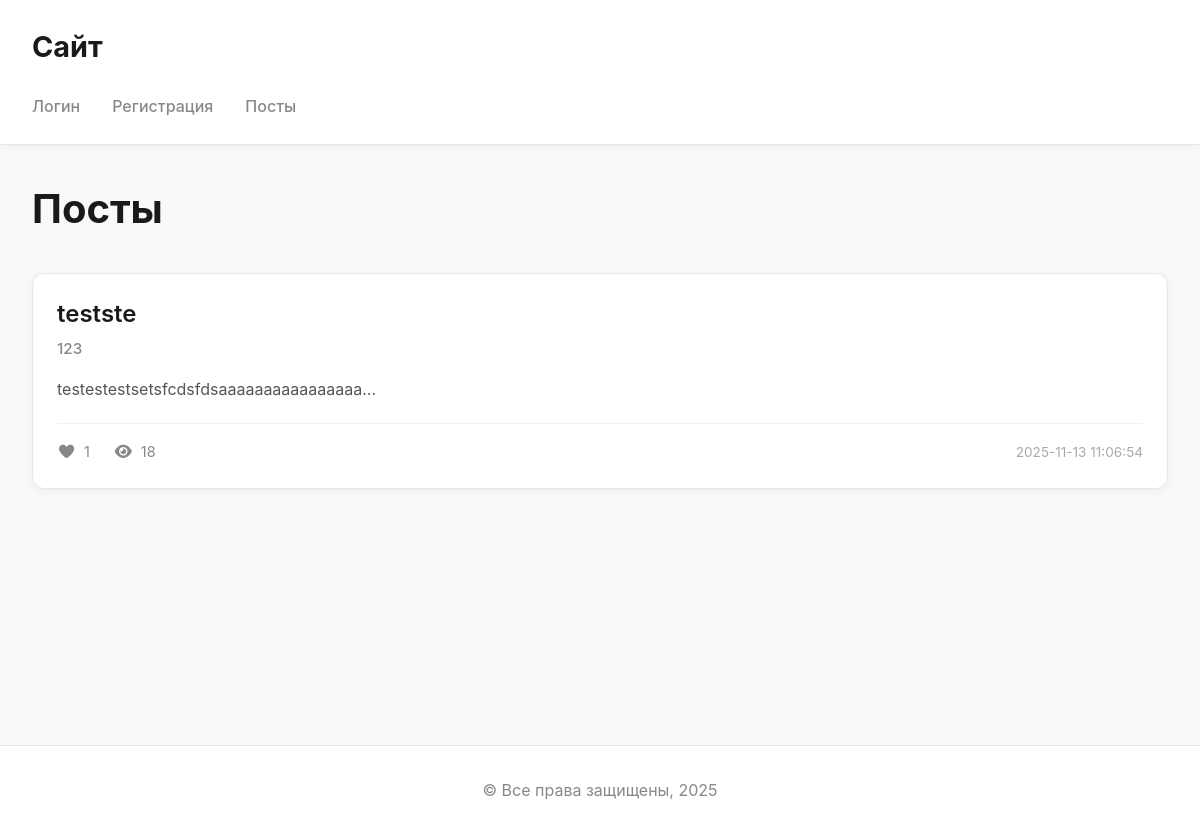
The app's page /posts/, older data.
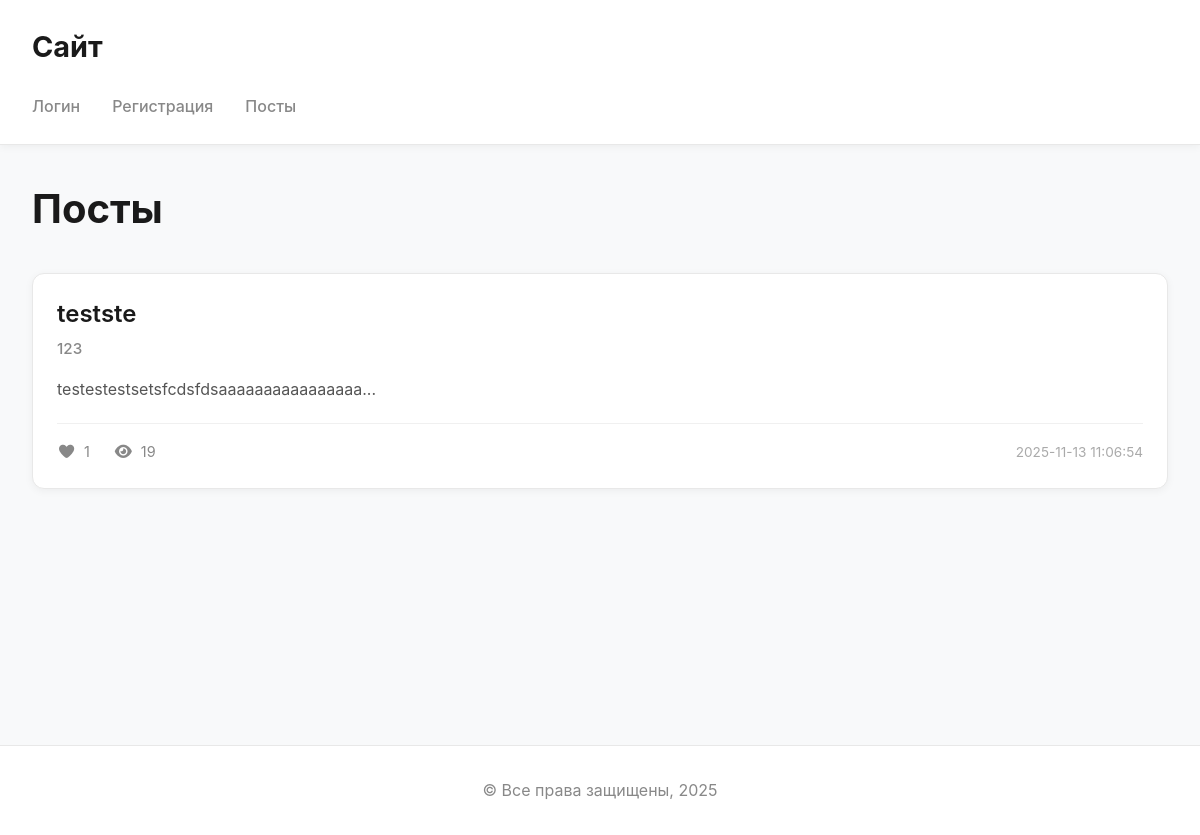
The same page, newer data.
### tables this page shows
CREATE TABLE posts (
            id INTEGER PRIMARY KEY AUTOINCREMENT,
            title TEXT NOT NULL,
            content TEXT NOT NULL,
            views INTEGER DEFAULT 0,
            likes INTEGER DEFAULT 0,
            created_at TIMESTAMP DEFAULT CURRENT_TIMESTAMP,
            updated_at TIMESTAMP DEFAULT CURRENT_TIMESTAMP,
            author_id INTEGER,
            FOREIGN KEY(author_id) REFERENCES users(id) ON DELETE SET NULL
            );

CREATE TABLE users (
                id INTEGER PRIMARY KEY AUTOINCREMENT,
                name VARCHAR(100) NOT NULL,
                age INTEGER,
                email VARCHAR(255) NOT NULL UNIQUE,
                password TEXT NOT NULL
            );

### controllers/posts.py (the view)
    def index(self):
        conn = self.get_db()
        model = Post(conn)
        items = model.all()
        return render_template("posts/index.html", title="Посты", items=items)

### app.py (called while the page is built)
@app.before_request
def load_user():
    auth_controller.load_user()

### app_core/app.py (called while the page is built)
    def open_db(self):
        if "_db" not in g:
            g._db = sqlite3.connect(self.db_path)
            g._db.row_factory = sqlite3.Row

    def get_db(self):
        return g._db

### controllers/auth.py (called while the page is built, shortened)
    def load_user(self):
        g.user = None
        sid = request.cookies.get(COOKIE_NAME)
        return redirect(url_for('posts.index'))

### models/post.py (called while the page is built)
    def all(self):
        cur = self.conn.execute(
            """
            SELECT posts.id,
                   posts.title,
                   posts.content,
                   posts.views,
                   posts.likes,
                   posts.created_at,
                   posts.updated_at,
                   posts.author_id,
                   users.name
            FROM posts
                     JOIN users ON users.id = posts.author_id
            """,
        )
        return [dict(r) for r in cur.fetchall()]

### templates/posts/index.html (shortened to what this page needs)
{% extends "base.html" %}
{% block content %}
    <h1>{{ title }}</h1>
    {% if items %}
        {% for post in items %}
            <article class="post-card">
                <div class="post-card-header">
                    <h2>
                        <a href="{{ url_for('posts.show', post_id=post['id']) }}">{{ post['title'] }}</a>
                    </h2>
                    <h3>
                        <a href="{{ url_for('auth.profile', user_id=post['author_id']) }}">
                            {{ post['name'] }}</a>
                    </h3>
                </div>
                <div class="post-card-preview">
                    {{ post['content'][:100] }}...
                </div>
                <div class="post-card-bottom">
                    <div class="post-card-bottom-left">
                        <span><i class="fa-solid fa-heart"></i>{{ post['likes'] }}</span>
                        <span><i class="fa-solid fa-eye"></i>{{ post['views'] }}</span>
                    </div>
                    <div class="post-card-bottom-right">
                    <span>
                        {{ post['created_at'] if post['created_at'] else "неизв." }}
                    </span>
                    </div>
                </div>
            </article>
        {% endfor %}
    {% endif %}
{% endblock %}

### templates/base.html (shortened to what this page needs)
<!DOCTYPE html>
<html lang="en">
<head>
    <link rel="stylesheet" href="https://cdnjs.cloudflare.com/ajax/libs/font-awesome/7.0.1/css/all.min.css"
/>
    <link rel="stylesheet" href="{{ url_for('static', filename='css/style.css') }}">
</head>
<body>
<header>
    <h1>Сайт</h1>
    <nav>
        <ul>
            {% if not g.user %}
                <li><a href="{{ url_for('auth.login') }}">Логин</a></li>
                <li><a href="{{ url_for('auth.register') }}">Регистрация</a></li>
            {% endif %}
            <li><a href="{{ url_for('posts.index') }}">Посты</a></li>
        </ul>
    </nav>
</header>
<main>
    {% block content %} {% endblock %}
</main>
<footer>
    <p>© Все права защищены, 2025</p>
</footer>
</body>
</html>

### static/css/style.css (style rules this page uses)
:root { --primary-color: #0066cc; --primary-hover: #0052a3; --secondary-color: #667eea; --danger-color: #f56565; --danger-hover: #e53e3e; --success-color: #48bb78; --warning-color: #ed8936; --info-color: #4299e1; --text-primary: #1a1a1a; --text-secondary: #555; --text-muted: #888; --text-light: #aaa; --bg-primary: #fff; --bg-secondary: #f8f9fa; --border-color: #e8e8e8; --border-light: #f0f0f0; --shadow-sm: 0 2px 8px rgba(0, 0, 0, 0.05); --shadow-md: 0 4px 16px rgba(0, 0, 0, 0.1); --shadow-lg: 0 8px 24px rgba(0, 0, 0, 0.15); }
* { margin: 0; padding: 0; box-sizing: border-box; }
html, body { height: 100%; }
body { font-family: -apple-system, BlinkMacSystemFont, 'Segoe UI', Roboto, 'Helvetica Neue', Arial, sans-serif; font-size: 16px; line-height: 1.6; color: var(--text-primary); background-color: var(--bg-secondary); }
a { color: var(--primary-color); text-decoration: none; transition: color 0.2s ease; }
header { background-color: var(--bg-primary); border-bottom: 1px solid var(--border-color); padding: 1.5rem 0; box-shadow: var(--shadow-sm); position: sticky; top: 0; z-index: 100; }
header h1 { font-size: 1.8rem; font-weight: 700; margin-bottom: 1.5rem; padding: 0 2rem; color: var(--text-primary); }
header nav { padding: 0 2rem; }
header nav ul { list-style: none; display: flex; flex-wrap: wrap; gap: 2rem; align-items: center; }
header nav a, header nav button { color: var(--text-muted); font-weight: 500; transition: color 0.2s ease; }
main { max-width: 1200px; margin: 0 auto; padding: 2rem; min-height: calc(100vh - 200px); }
h1 { font-size: 2.5rem; font-weight: 700; margin-bottom: 2rem; color: var(--text-primary); }
h2 { font-size: 1.75rem; font-weight: 600; margin-bottom: 1.5rem; color: var(--text-primary); }
h3 { font-size: 1.25rem; font-weight: 600; margin-bottom: 1rem; color: var(--text-primary); }
.post-card { background: var(--bg-primary); border: 1px solid var(--border-color); border-radius: 12px; padding: 1.5rem; margin-bottom: 1.5rem; transition: all 0.3s ease; box-shadow: var(--shadow-sm); }
.post-card-header { margin-bottom: 1rem; }
.post-card-header h2 { font-size: 1.5rem; font-weight: 600; margin: 0 0 0.5rem 0; line-height: 1.3; }
.post-card-header h2 a { color: var(--text-primary); transition: color 0.2s ease; }
.post-card-header h3 { font-size: 0.95rem; font-weight: 500; margin: 0; color: var(--text-muted); }
.post-card-header h3 a { color: var(--text-muted); transition: color 0.2s ease; }
.post-card-preview { color: var(--text-secondary); font-size: 1rem; line-height: 1.6; margin-bottom: 1.25rem; display: -webkit-box; -webkit-line-clamp: 2; -webkit-box-orient: vertical; overflow: hidden; }
.post-card-bottom { display: flex; justify-content: space-between; align-items: center; padding-top: 1rem; border-top: 1px solid var(--border-light); font-size: 0.9rem; color: var(--text-muted); }
.post-card-bottom-left { display: flex; gap: 1.5rem; }
.post-card-bottom-left span { display: flex; align-items: center; gap: 0.5rem; transition: color 0.2s ease, transform 0.2s ease; cursor: pointer; user-select: none; }
.post-card-bottom-left i { font-size: 0.95rem; }
.post-card-bottom-right span { color: var(--text-light); font-size: 0.85rem; }
footer { background-color: var(--bg-primary); border-top: 1px solid var(--border-color); padding: 2rem; text-align: center; color: var(--text-muted); margin-top: auto; }
footer p { margin: 0; }

Row changes from the older to the newer data that the page shows:
changed posts "testste": views "18" → "19"
